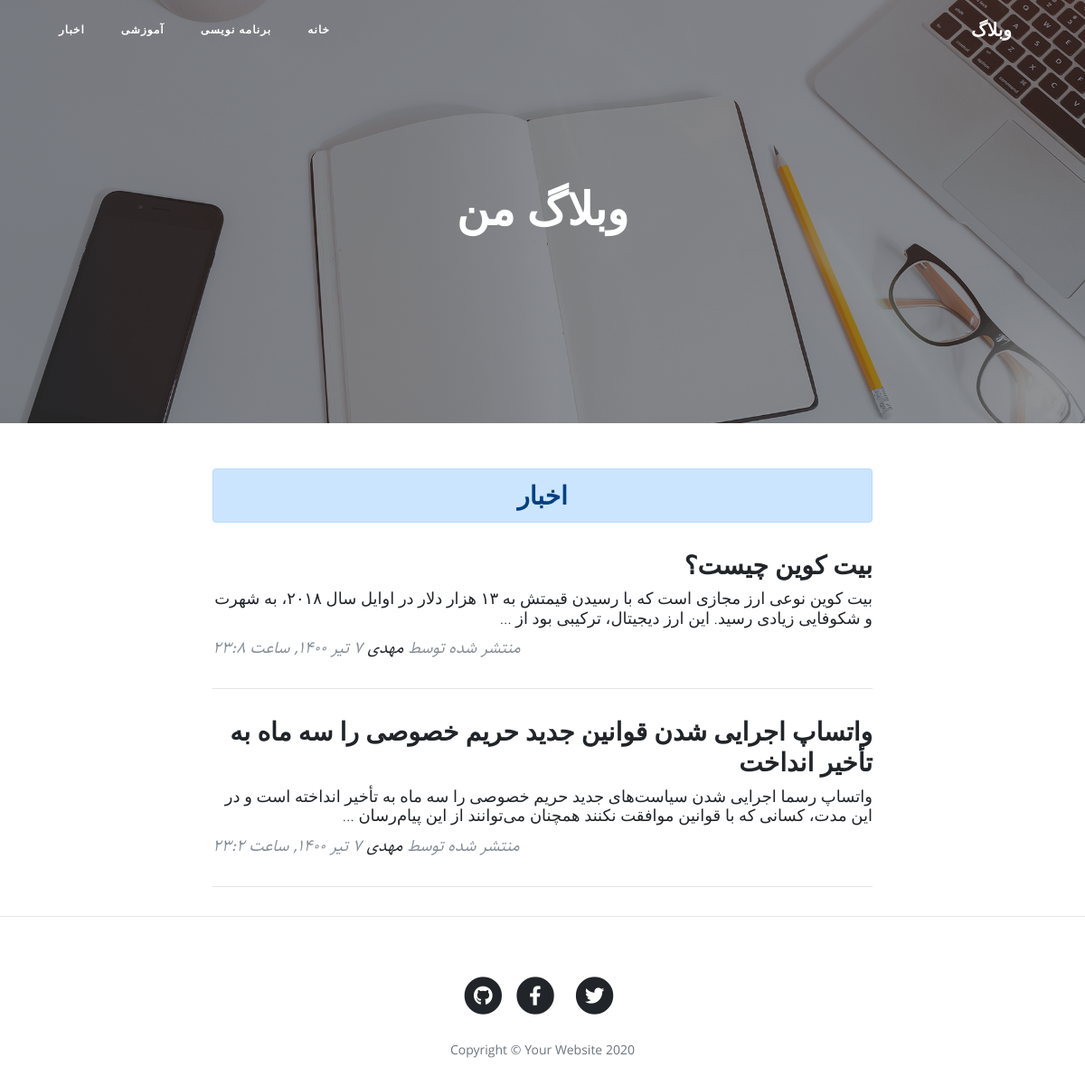
/category/news, run on the app's committed database.
### blog/models.py (models this page shows, shortened)
class Category(models.Model):
    title = models.CharField(max_length = 200, verbose_name = "عنوان دسته بندی")
    slug = models.SlugField(max_length = 100, unique = True, verbose_name = "آدرس دسته بندی")
    status = models.BooleanField(default = True, verbose_name = "آیا نمایش داده شود؟")
    position = models.IntegerField(verbose_name = "پوزیشن")
    class Meta:
        verbose_name = "دسته بندی"
        verbose_name_plural = "دسته بندی ها"
        ordering = ['position']
    objects = CategoryManager()

class Article(models.Model):
    STATUS_CHOICES = (
        ('d', 'پیش نویس'),
        ('p', 'منتشر شده'),
    )
    title = models.CharField(max_length = 200, verbose_name = "عنوان مقاله")
    slug = models.SlugField(max_length = 100, unique = True, verbose_name = "آدرس مقاله")
    category = models.ManyToManyField(Category, verbose_name = "دسته بندی", related_name = "articles")
    description = models.TextField(verbose_name = "محتوا")
    thumbnail = models.ImageField(upload_to = "images", verbose_name = "تصویر مقاله")
    publish = models.DateTimeField(default = timezone.now, verbose_name = "زمان انتشار")
    created = models.DateTimeField(auto_now_add = True)
    updated = models.DateTimeField(auto_now = True)
    status = models.CharField(max_length = 1, choices = STATUS_CHOICES, verbose_name = "وضعیت")
    class Meta:
        verbose_name = "مقاله"
        verbose_name_plural = "مقالات"
        ordering = ['-publish']
    def jpublish(self):
        return jalali_converter(self.publish)
    jpublish.short_description = "زمان انتشار"
    objects = ArticleManager()

### blog/views.py (the view)
# urls.py: path('category/<slug:slug>', CategoryList.as_view(), name = "category"),
class CategoryList(ListView):
    paginate_by = 3
    template_name = "blog/category_list.html"
    def get_queryset(self):
        global category
        slug = self.kwargs.get('slug')
        category = get_object_or_404(Category.objects.active(), slug = slug)
        return category.articles.published()
    def get_context_data(self, **kwargs):
        context = super().get_context_data(**kwargs)
        context['category'] = category
        return context

### blog/models.py (called while the page is built)
    def published(self):
        return self.filter(status = 'p')

    def active(self):
        return self.filter(status = True)

### blog/templatetags/base_tags.py (called while the page is built)
@register.simple_tag
def title():
    return "وبلاگ"

@register.inclusion_tag("blog/partials/category_navbar.html")
def category_navbar():
    return {
        "category": Category.objects.active()
    }

### extensions/jalali.py (called while the page is built)
    def persian_tuple(self):
        return self.persian_year, self.persian_month, self.persian_day

### extensions/utils.py (called while the page is built)
def persian_numbers_converter(mystr):
    numbers = {
        "0" : "۰",
        "1" : "۱",
        "2" : "۲",
        "3" : "۳",
        "4" : "۴",
        "5" : "۵",
        "6" : "۶",
        "7" : "۷",
        "8" : "۸",
        "9" : "۹",
    }
    for e, p in numbers.items():
        mystr = mystr.replace(e, p)
    return mystr

def jalali_converter(time):
    jmonths = ["فروردین", "اردیبهشت", "خرداد", "تیر", "مرداد", "شهریور", "مهر", "آبان", "آذر", "دی", "بهمن", "اسفند"]
    time = timezone.localtime(time)
    time_to_str = "{},{},{}".format(time.year, time.month, time.day)
    time_to_tuple = jalali.Gregorian(time_to_str).persian_tuple()
    time_to_list = list(time_to_tuple)
    for index, month in enumerate(jmonths):
        if time_to_list[1] == index + 1:
            time_to_list[1] = month
            break
    output = " {} {} {}, ساعت {}:{}".format(
        time_to_list[2],
        time_to_list[1],
        time_to_list[0],
        time.hour,
        time.minute,
    )
    return persian_numbers_converter(output)

### blog/templates/blog/category_list.html (shortened to what this page needs)
{% extends 'blog/base.html' %}
{% load static %}
{% block main %}
  <header class="masthead" style="background-image: url('{% static 'blog/img/home-bg.jpg' %}')">
    <div class="overlay"></div>
    <div class="container">
      <div class="row">
        <div class="col-lg-8 col-md-10 mx-auto">
          <div class="site-heading">
            <h1>وبلاگ من</h1>
          </div>
        </div>
      </div>
    </div>
  </header>
  <div class="container">
    <div class="row">
      <div class="col-lg-8 col-md-10 mx-auto">
        <h3 class="alert alert-primary text-center">{{ category.title }}</h3>
        {% for article in object_list %}
          <div class="post-preview">
            <a href="{% url 'blog:detail' article.slug %}">
              <h2 class="post-title">
                {{ article.title }}
              </h2>
              <h3 class="post-subtitle">
                {{ article.description | truncatewords:30 }}
              </h3>
            </a>
            <p class="post-meta">منتشر شده توسط
              <a href="#">مهدی</a>
              {{ article.jpublish }}</p>
          </div>
          <hr>
        {% endfor %}
      </div>
    </div>
  </div>
{% endblock %}

### blog/templates/blog/partials/category_navbar.html
<div class="collapse navbar-collapse" id="navbarResponsive">
  <ul class="navbar-nav ml-auto">
      <li class="nav-item">
        <a class="nav-link" href="{% url 'blog:home' %}">خانه</a>
      </li>
      {% for cat in category %}
        <li class="nav-item">
          <a class="nav-link" href="{% url 'blog:category' cat.slug %}">{{ cat.title }}</a>
        </li>
      {% endfor %}
  </ul>
</div>

### blog/static/blog/css/rtl.css (style rules this page uses)
body { direction: rtl; text-align: right; font-family: "Sahel"; font-size: 16px; }
.navbar-nav { margin-left: initial !important; margin-right: auto; }
.post-meta { text-align: left; }
.site-heading h1 { font-size: 50px !important; }
.post-title { font-size: 28px !important; }
.post-subtitle { font-size: 18px; }

### data on the page
Category: title "برنامه نویسی"
Category: title "آموزشی"
Category: title "اخبار"
Article: title "بیت کوین چیست؟", description "بیت کوین نوعی ارز مجازی است که با رسیدن قیمتش به ۱۳ هزار دلار در اوایل سال ۲۰۱۸، به شهرت و شکوفایی زیادی رسید. این ارز دیجیتال، ترکیبی بود از …", jpublish "۷ تیر ۱۴۰۰, ساعت ۲۳:۸"
Article: title "واتساپ اجرایی شدن قوانین جدید حریم خصوصی را سه ماه به ‌تأخیر انداخت", description "واتساپ رسما اجرایی شدن سیاست‌های جدید حریم خصوصی‌ را سه ماه به ‌تأخیر انداخته است و در این مدت، کسانی که با قوانین موافقت نکنند همچنان می‌توانند از این پیام‌رسان …", jpublish "۷ تیر ۱۴۰۰, ساعت ۲۳:۲"
